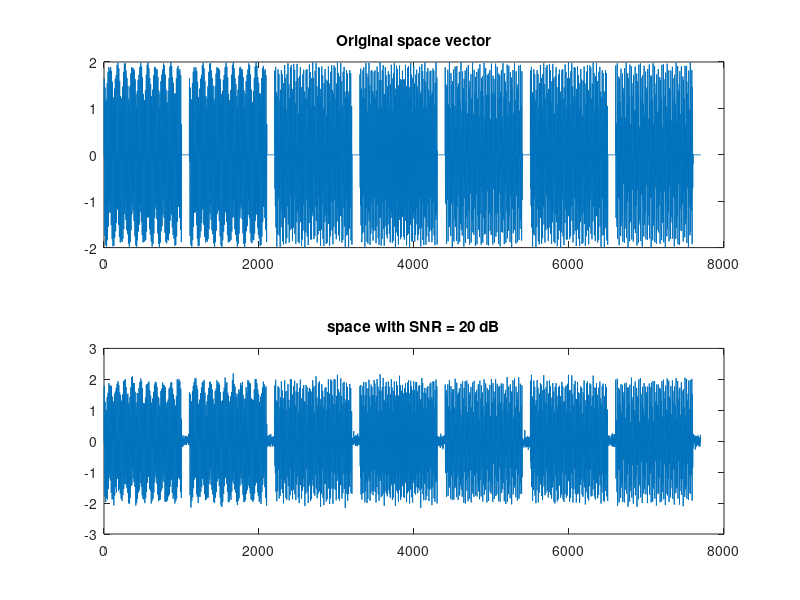

Recreate this plot in MATLAB.
clc; clear; close all;
Fs = 8192;
x = 1000;%Global Attribute
Nsil = 100;
t = (0:x-1)/Fs;

digits = [3 3 5 9 4 5 7];

space = [];

for d = digits
    switch d
        case 0, f1 = 941; f2 = 1336;
        case 1, f1 = 697; f2 = 1209;
        case 2, f1 = 697; f2 = 1336;
        case 3, f1 = 697; f2 = 1477;
        case 4, f1 = 770; f2 = 1209;
        case 5, f1 = 770; f2 = 1336;
        case 6, f1 = 770; f2 = 1477;
        case 7, f1 = 852; f2 = 1209;
        case 8, f1 = 852; f2 = 1336;
        case 9, f1 = 852; f2 = 1477;
    end
    tone = sin(2*pi*f1*t) + sin(2*pi*f2*t);
    space = [space tone zeros(1,Nsil)];
end

P_sig = mean(space.^2);

YdB = 20;
sigma2 = P_sig / (10^(YdB/10));

noise = sqrt(sigma2) * randn(size(space));

space_noisy = space + noise;

figure;
subplot(2,1,1);
plot(space);
title('Original space vector');
subplot(2,1,2);
plot(space_noisy);
title(['space with SNR = ' num2str(YdB) ' dB']);

sound(space_noisy, Fs);